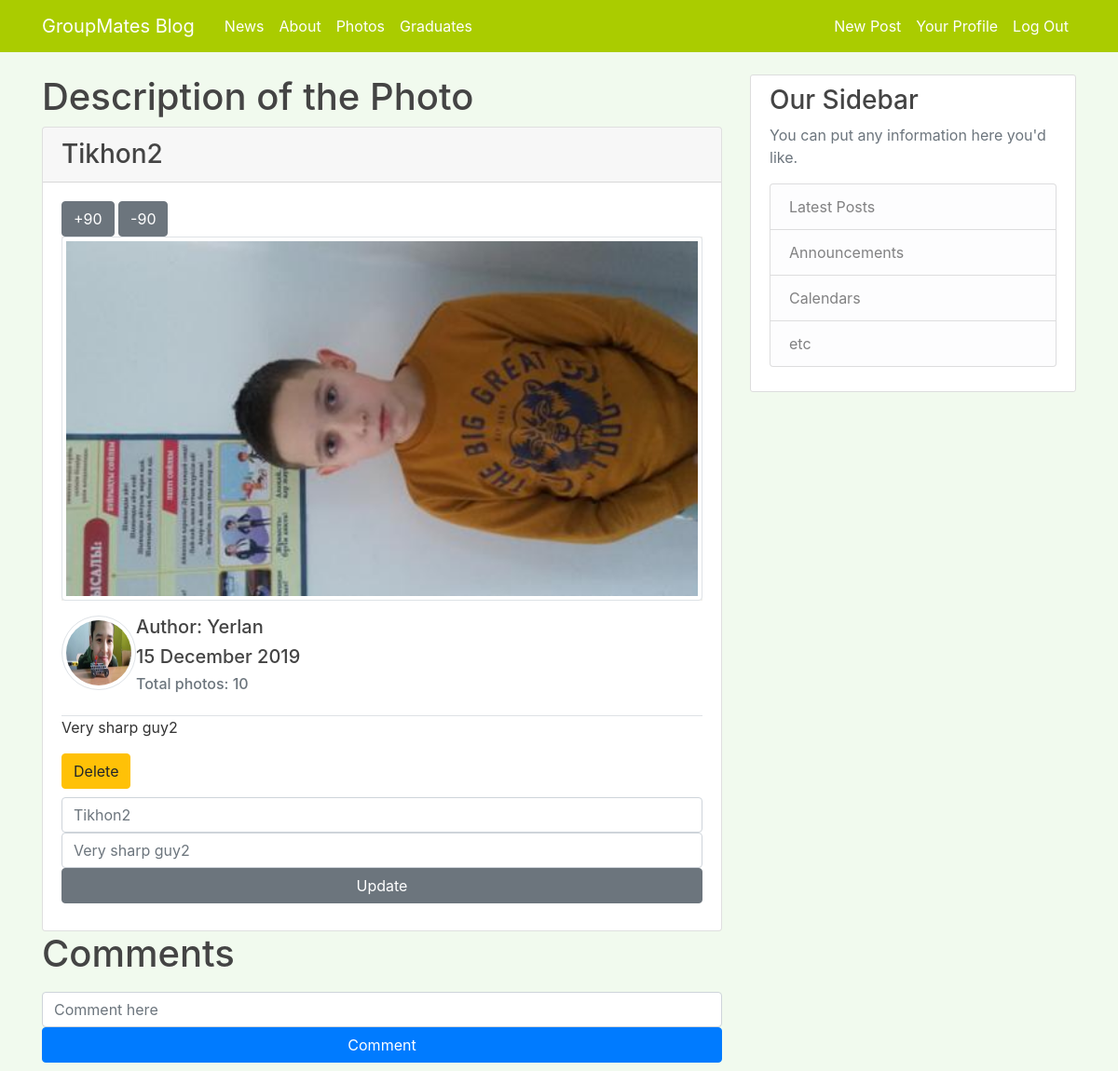
The page /photos/detail-photo/1 (signed in) on the database as committed earlier.
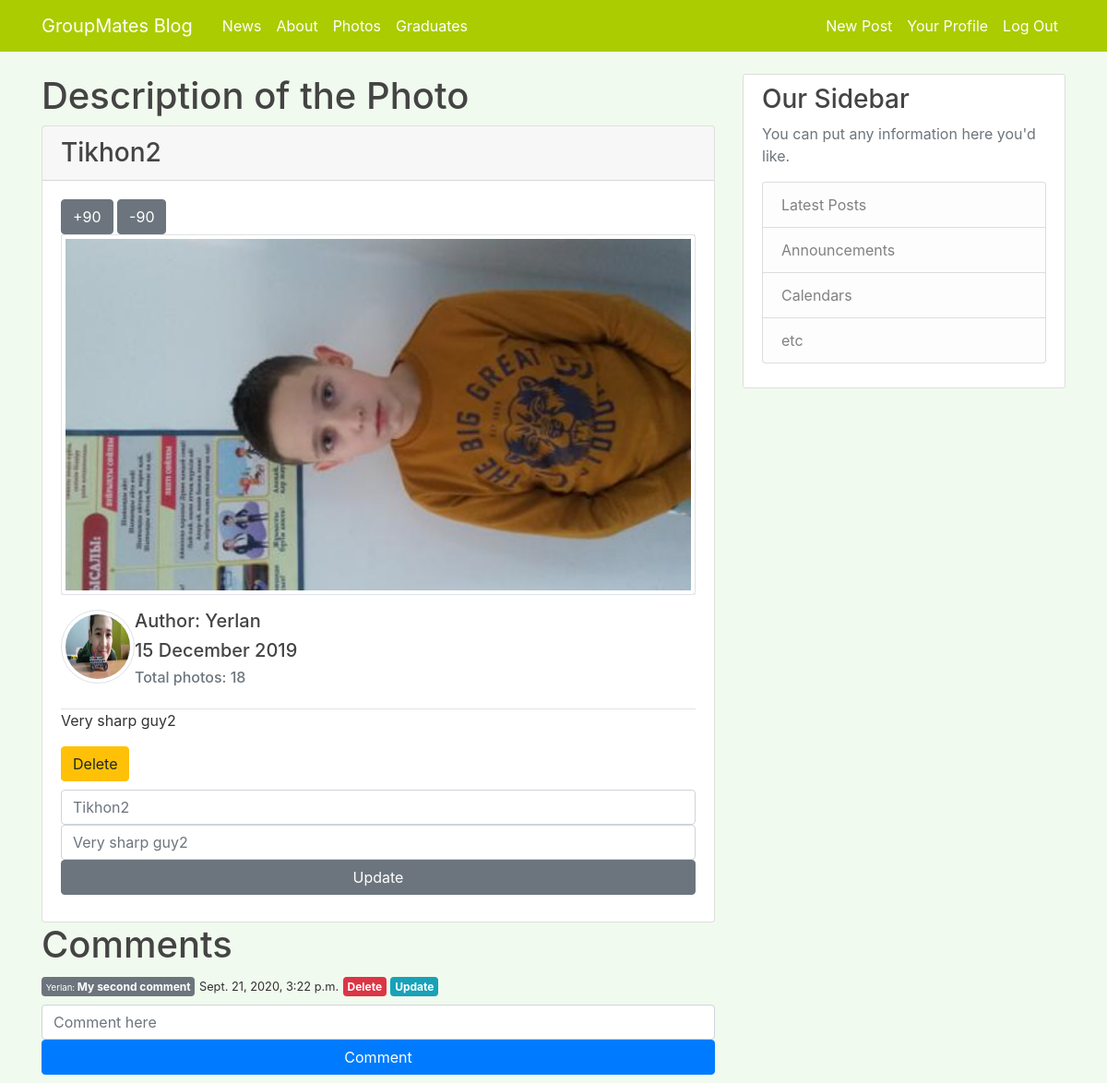
The same page on the database as committed later.
### Photos/models.py (models this page shows, shortened)
class Photo(models.Model):
    author = models.ForeignKey(User, on_delete=models.DO_NOTHING)
    image = models.ImageField(upload_to='photos')
    date_taken = models.DateTimeField(null=True, blank=True)
    description = models.TextField(blank=True, default="Description")
    title = models.CharField(max_length=100, null=True, blank=True, default="Title")

class Comments(models.Model):
    author = models.ForeignKey(User, on_delete=models.DO_NOTHING)
    image = models.ForeignKey(Photo, on_delete=models.CASCADE)
    content = models.TextField()
    date_added = models.DateTimeField(default=timezone.now)

### users/models.py (models this page shows, shortened)
class Profile(models.Model):
    user = models.OneToOneField(User, on_delete=models.CASCADE)
    image = models.ImageField(default="default.jpg", upload_to="profile_pics")
    nickname = models.CharField(max_length=100, null=True, blank=True)
    birthday = models.DateField(null=True, blank=True)

### Photos/views.py (the view, shortened to what this page needs)
# urls.py: path('detail-photo/<int:pk>', PhotoDetailView.as_view(), name='photo-detail'),
class PhotoDetailView(LoginRequiredMixin, DetailView):
    model = Photo
    template_name = 'Photos/photo_detail.html'
    def get_context_data(self, **kwargs):
        context = super(PhotoDetailView, self).get_context_data(**kwargs)
        context['comments'] = Comments.objects.all().filter(image=Photo.objects.get(id=self.kwargs.get('pk')))
        return context

### Photos/templates/Photos/photo_detail.html (shortened to what this page needs)
{% extends 'BlogApp/base.html' %}
{% load static %}
{% block head %}
    <link rel="stylesheet" type="text/css" href="{% static 'Photos/photo.css' %}">
{% endblock head %}
{% block content %}
    <h1>Description of the Photo</h1>
    <div class="card">
      <h3 class="card-header">{{ object.title }}</h3>
      <div class="card-body">
        <button id="90" type="button" class="btn btn-secondary">+90</button>
        <button id="-90" type="button" class="btn btn-secondary">-90</button>
        <div class="d-flex justify-content-center" style="background-color:#f0efeb">
            <img class="card-img-top img-thumbnail align-self-center" src="{{object.image.url}}" style="display:inline-block;">
        </div>
        <div class="media mt-3">
            <img class="rounded-circle img-thumbnail" src="{{object.author.profile.image.url}}" style="width:5em;height:5em;display:inline-block;">
            <div class="media-body">
                <h5 class="mt-0">Author: {{ object.author }}</h5>
                <h5 class="mt-0">{{ object.date_taken|date:"d F Y" }}</h5>
                <h6 class="mt-0 text-muted">Total photos: {{ object.author.photo_set.count }}</h6>
            </div>
        </div>
        <p class="card-text border-top mt-3">{{ object.description }}</p>
        {% if request.user == object.author %}
            <a class="btn btn-warning btn-md" href="{% url 'photo-delete' object.pk %}">Delete</a>
        {% endif %}
        {% if request.user == object.author %}
            <form method="post" class="col-form-label-lg">
                <input class="form-control" placeholder='{{ object.title }}' type="text" name="title">
                <input class="form-control" placeholder='{{ object.description }}' type="text" name="description">
                <button type="submit" class="btn btn-secondary btn-md btn-block">Update</button>
            </form>
        {% endif %}
      </div>
    </div>
    <h1>Comments</h1>
    {% if comments %}
        {% for comment in comments %}
            <div class="">
                <a href="#com" style="text-decoration:none;">
                    <h5 class="d-inline badge badge-secondary comment"><small style="font-weight:italic;">{{ comment.author }}: </small> {{ comment.content }}</h6>
                </a>
                <small>{{ comment.date_added }}</small>
                {% if request.user == comment.author %}
                    <a class="badge badge-danger badge-sm d-inline" data-toggle="modal" href="#exampleModal2">Delete</a>
                    <a class="badge badge-info badge-sm d-inline" data-toggle="modal" href="#exampleModal3">Update</a>
                {% endif %}
            </div>
        {% endfor %}
    {% endif %}
    <form action="" method="post" class="col-form-label-lg">
        <input id="com" class="form-control" type="text" name="comment" placeholder="Comment here">
        <button type="submit" class="btn btn-primary btn-md btn-block">Comment</button>
    </form>
{% endblock content %}

Rows that differ between the two databases and show on the page:
computed for Photo "Tikhon2": author.photo_set.count "10" → "18"
added Comments: author "Yerlan", content "My second comment", date_added "Sept. 21, 2020, 3:22 p.m."
